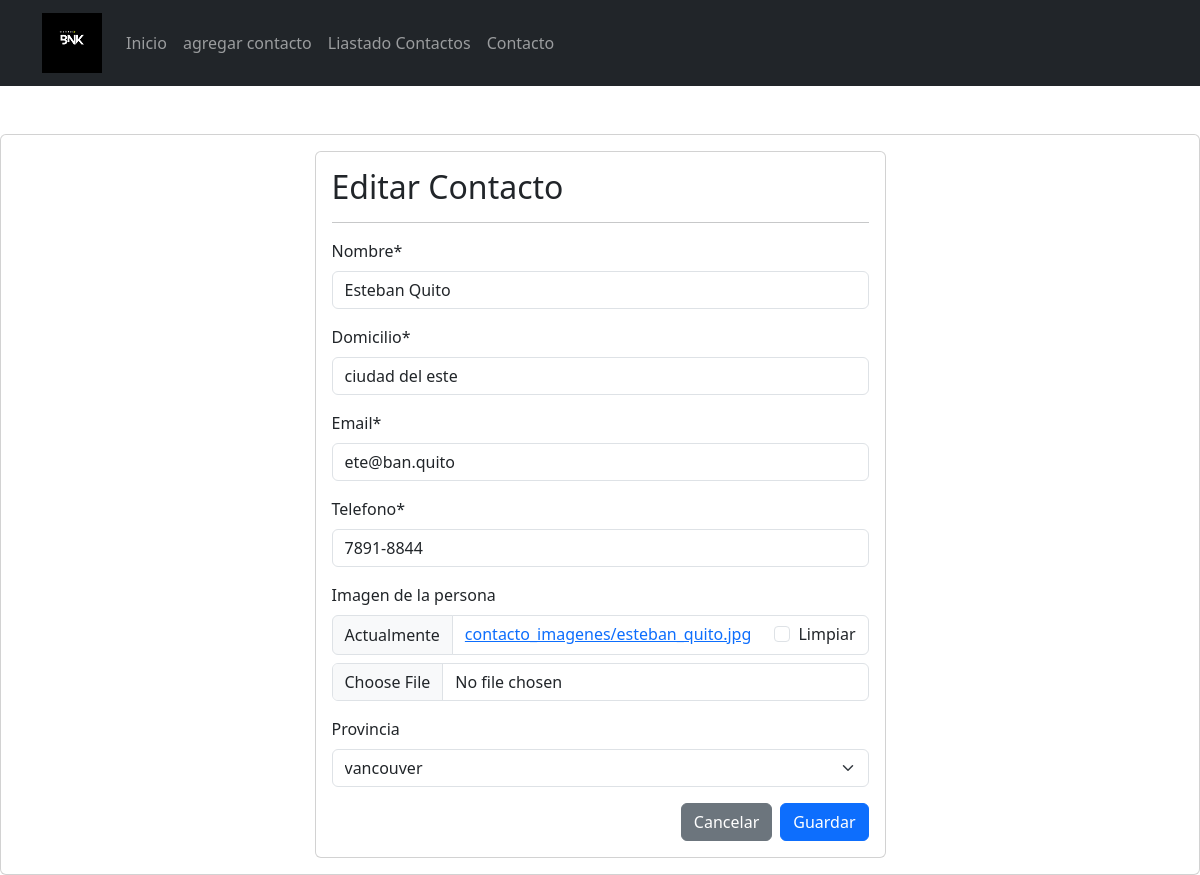
The app's page /modificar-contacto/2/ with its own data.
### app/models.py (models this page shows, shortened)
class Contacto(models.Model):
    nombre = models.CharField(max_length=100)
    domicilio = models.CharField(max_length=100)
    email = models.EmailField()
    telefono = models.CharField(max_length=15)
    imagen = models.ImageField(upload_to='contacto_imagenes/',
                               null=True, blank=True, default='contacto_imagenes/default_contacto.jpg',
                               verbose_name='Imagen de la persona')
    provincia = models.ForeignKey(
        Provincia, on_delete=models.SET_NULL, null=True, blank=True)
    class Meta:
        verbose_name = "Contacto"
        verbose_name_plural = "Contactos"
        db_table = "contacto"

class Provincia(models.Model):
    nombre = models.CharField(max_length=50)
    def __str__(self):
        return self.nombre
    class Meta:
        verbose_name = "Provincia"
        verbose_name_plural = "Provincias"
        db_table = "provincia"

### app/views.py (the view)
# urls.py: path('modificar-contacto/<id>/', modificar_contacto, name="modificar_contacto"),
def modificar_contacto(request, id):
    contacto = get_object_or_404(Contacto, id=id)
    data = {
        'form': contactoForm(instance = contacto)
    }
    if request.method == 'POST':
        formulario = contactoForm(data=request.POST, instance=contacto, files=request.FILES)
        if formulario.is_valid():
            formulario.save()
            return redirect( to="listar_contacto")
        data["form"]=formulario
    return render(request, 'app/contacto/modificar.html',data)

### app/forms.py
class contactoForm(forms.ModelForm):
    class Meta:
        model=Contacto
        fields='__all__'

### app/templates/app/contacto/modificar.html (shortened to what this page needs)
{% extends 'app/base.html' %}
{% load crispy_forms_tags %}
{% block css %}
<link rel="stylesheet" href="https://cdn.jsdelivr.net/npm/bootstrap@5.3.0/dist/css/bootstrap.min.css">
{% endblock %}
{% block contenido %}
<br><br>
<div class="card">
    <div class="card-body">
        <div class="row">
            <div class="col-12 col-md-6 offset-md-3">
                <div class="card">
                    <div class="card-body">
                        <h2 class="card-title">Editar Contacto</h2>
                        <hr>
                        <form action="" method="post" enctype="multipart/form-data">
                            {{form|crispy}}
                            <div class="d-flex justify-content-end">
                                <input type="reset" value="Cancelar" class="btn btn-secondary me-2">
                                <input type="submit" value="Guardar" class="btn btn-primary">
                            </div>
                        </form>
                    </div>
                </div>
            </div>
        </div>
    </div>
</div>
{% endblock %}

### records on screen
Contacto: nombre "Esteban Quito", domicilio "ciudad del este", email "ete@ban.quito", telefono "7891-8844", provincia "vancouver"
